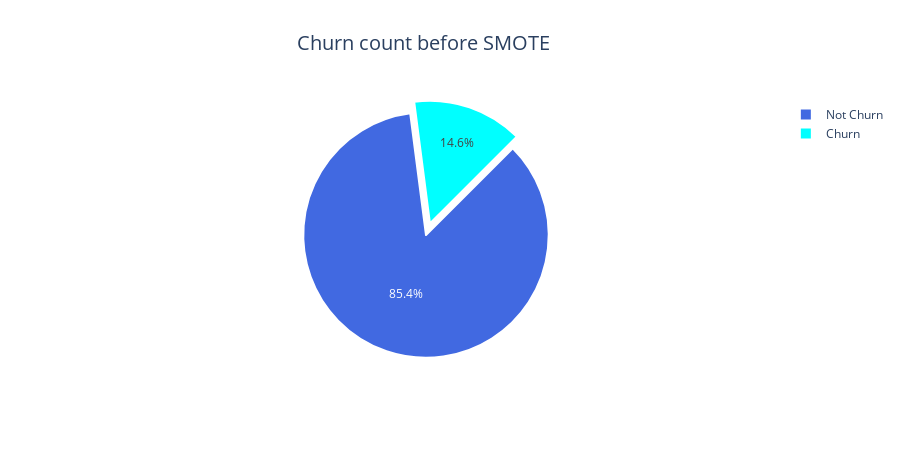

This figure's notebook cell:
### Markdown cell above
#### 1.4 Obtaining the proportion of the class vector

### Code cell
#Mapping the output vector properly, and plotting the count before balancing
fig = go.Figure()

map = {True : 'Churn',
       False : 'Not Churn'}

label = data['Churn'].map(map).value_counts().keys().tolist()

fig.add_trace(go.Pie(labels = label,
                     values = data['Churn'].value_counts().tolist(),
                     marker = dict(colors = ['RoyalBLue', 'Aqua'],
                                   line = dict(color = 'white', width = 2.0)),
                     rotation = 45,
                     hoverinfo = 'label+value+text',
                     pull = [0, 0.1]
                     )
              )
fig.update_layout(title = dict(text = 'Churn count before SMOTE',
                               x = 0.47,
                               font = dict(size = 20)
                               ),
                  height = 450
                  )
fig.show()

### Figure 1 — Plotly figure (JSON) as saved in the notebook; plotly's stock layout.template omitted (floating-point values rounded to 4 significant figures)
{"data": [{"hoverinfo": "label+value+text", "labels": ["Not Churn", "Churn"], "marker": {"colors": ["RoyalBLue", "Aqua"], "line": {"color": "white", "width": 2.0}}, "pull": [0, 0.1], "rotation": 45, "values": [2278, 388], "type": "pie"}], "layout": {"title": {"font": {"size": 20}, "text": "Churn count before SMOTE", "x": 0.47}, "height": 450}}
